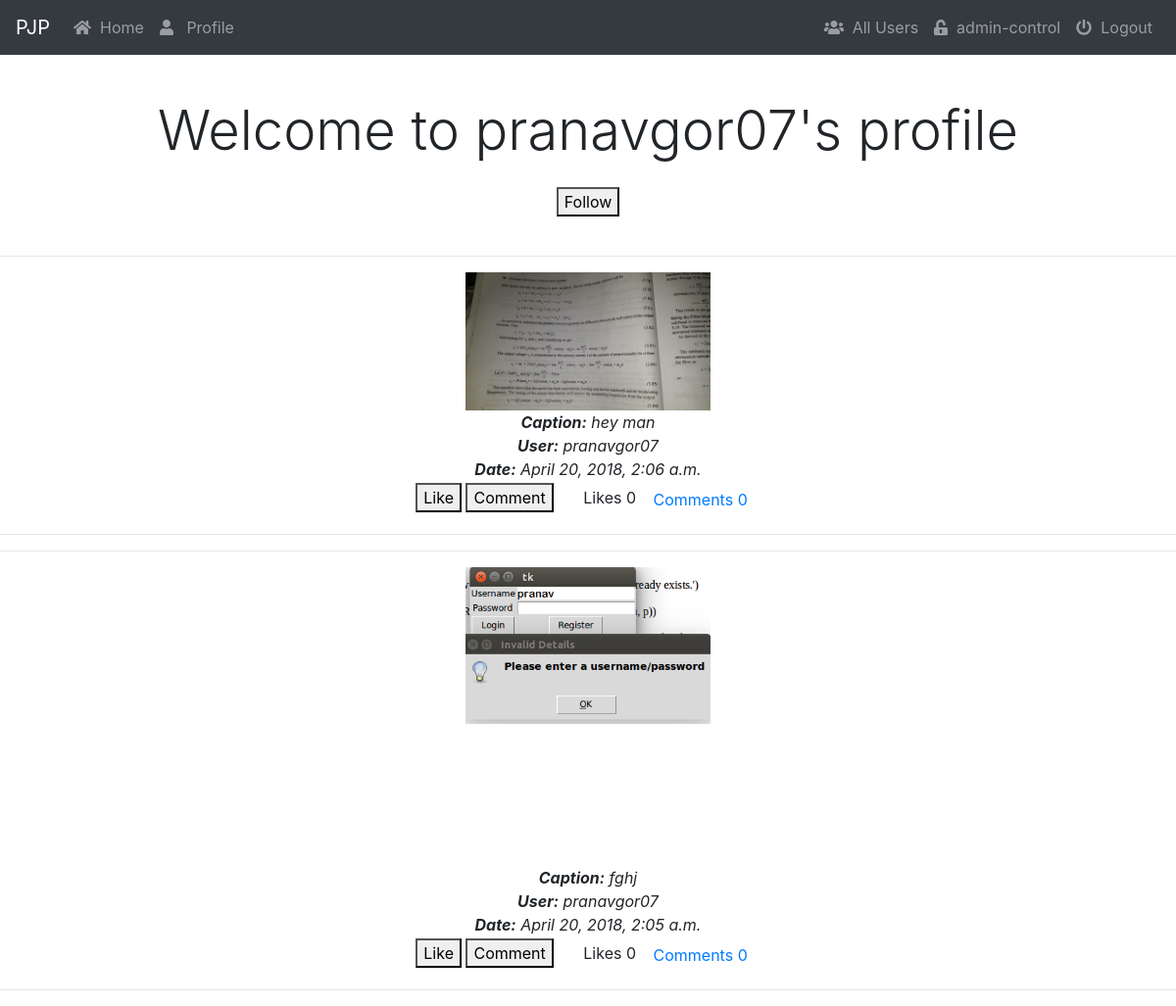
/user/17/, run on the app's committed database.
### app/models.py (models this page shows)
class Post(models.Model):
    user = models.ForeignKey("auth.User", on_delete=models.CASCADE)
    caption = models.CharField(max_length=50)
    post_pic = models.ImageField(upload_to="picture",null=True, blank=True)
    date_created = models.DateTimeField(default=timezone.now)
    def __str__(self):
        return str(self.user)
    class Meta():
        ordering = ['-date_created']

### app/views.py (the view)
# urls.py: url(r'^user/(?P<pk>\d+)/$', UserProfile, name="userprofile"),
def UserProfile(request,pk):
    user = User.objects.get(pk=pk)
    print (pk)
    print (user)
    if(user.is_active):
        post = Post.objects.filter(user=user)
        print(post)
        temp = Follower.objects.all()
        return render(request, 'app/userprofile.html', {'follow':temp,'user':user,'post':post})

### app/templates/app/userprofile.html (shortened to what this page needs)
{% extends "base.html" %}
{% block content %}
<div style="text-align:center">
  {% if user == request.user %}
    <div class="display-4">Hello, {{ user.username }}</div>
    <div style="text-align:right"><a  href="{% url 'app:create' %}"><button>POST</button></a></div>
    <div style=""><h4> Your Posts </h4></div>
  {% else %}
    <div class="display-4">Welcome to {{ user.username }}'s profile</div> <br>
    <div style="text-align:center"><a  href="{% url 'follow' user.id %}"><button>Follow</button></a></div><br>
  {% endif %}
  {% if post %}
  {% for i in post %}
  <hr>
  {% if i.post_pic %}
  <img src="{{ i.post_pic.url }}" style="max-height:250; height: expression(this.width > 250 ? 250: true); max-width:250px;width: expression(this.width > 250 ? 250: true);"/> <br>
  {% endif %}
  <i><b>Caption:</b> {{ i.caption }}</i><br>
  <i><b>User:</b> {{ i.user }}</i><br>
  <i><b>Date:</b> {{ i.date_created }}</i><br>
  <a href="{% url 'app:like' i.id %}"><button type="submit">Like</button>
  <a href="{% url 'app:comment' i.id %}"><button>Comment</button></a>
  <input type="button" class="btn btn-link" data-target="#{{ i.id }}" >Likes {{ i.likes.count }} </input>
  <button type="submit" class="btn btn-link" data-toggle="collapse" data-target="#{{ i.id }}" >Comments {{ i.comments.count }}</button>
  <hr>
  {% endfor %}
  {% else %}
    <b>No Post's Yet</b>
  {% endif %}
</div>
{% endblock content %}

### data on the page
Post: post_pic (picture), caption "hey man", user "pranavgor07", date_created "April 20, 2018, 2:06 a.m.", likes.count "0", comments.count "0"
Post: post_pic (picture), caption "fghj", user "pranavgor07", date_created "April 20, 2018, 2:05 a.m.", likes.count "0", comments.count "0"

### other printed values
{{ user.username }} "pranavgor07"
